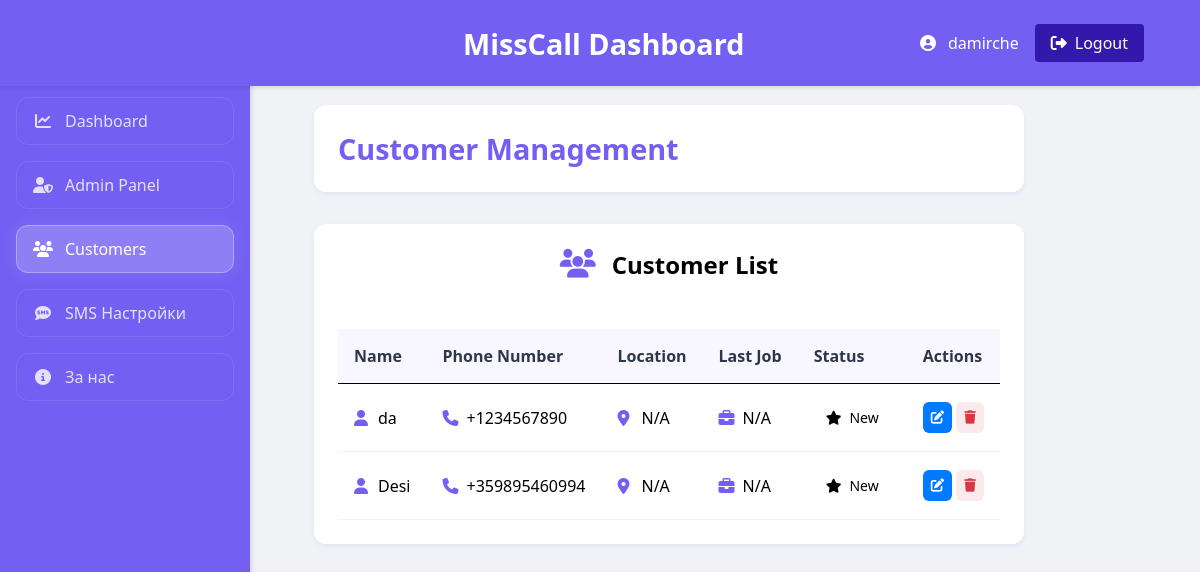
The app's page /customers (signed in) with its own data.
### app.py (models this page shows, shortened)
class User(UserMixin, db.Model):
    id = db.Column(db.Integer, primary_key=True)
    username = db.Column(db.String(50), unique=True, nullable=False)
    password = db.Column(db.String(256), nullable=False)
    phone_number = db.Column(db.String(15), nullable=False)
    is_admin = db.Column(db.Boolean, default=False)
    missed_calls = db.relationship('MissedCall', backref='user', lazy=True)
    sms_enabled = db.Column(db.Boolean, default=True)
    sms_template = db.Column(db.Text, default='Здравейте, пропуснах обаждането ви. Ще се свържа с вас при първа възможност.')
    working_hours_start = db.Column(db.String(5), default='09:00')
    working_hours_end = db.Column(db.String(5), default='18:00')
    working_days = db.Column(db.String(100), default='Monday,Tuesday,Wednesday,Thursday,Friday')
    off_hours_message = db.Column(db.Text, default='Здравейте, в момента сме извън работно време. Ще се свържем с вас през работния ден.')
    vacation_mode = db.Column(db.Boolean, default=False)
    vacation_message = db.Column(db.Text, default='Здравейте, в момента съм в отпуск. Ще се свържа с вас след завръщането си.')
    last_login = db.Column(db.DateTime)
    is_online = db.Column(db.Boolean, default=False)
    last_seen = db.Column(db.DateTime(timezone=True))

class Customer(db.Model):
    id = db.Column(db.Integer, primary_key=True)
    user_id = db.Column(db.Integer, db.ForeignKey('user.id'), nullable=False)
    phone_number = db.Column(db.String(15), nullable=False)
    name = db.Column(db.String(100))
    location = db.Column(db.String(200))
    last_job = db.Column(db.String(500))
    status = db.Column(db.String(50))
    notes = db.Column(db.Text)
    created_at = db.Column(db.DateTime(timezone=True), default=lambda: datetime.now(UTC))
    last_updated = db.Column(db.DateTime(timezone=True),
                           default=lambda: datetime.now(UTC),
                           onupdate=lambda: datetime.now(UTC))

### app.py (the view)
@app.route('/customers')
@login_required
def customers():
    print("Accessing customers route")  # Debug print
    try:
        customers = Customer.query.filter_by(user_id=current_user.id).order_by(Customer.last_updated.desc()).all()
        print(f"Found {len(customers)} customers")  # Debug print
        return render_template('customerinfo.html', customers=customers)
    except Exception as e:
        print(f"Error in customers route: {str(e)}")
        return str(e), 500

### app.py (called while the page is built)
@login_manager.user_loader
def load_user(user_id):
    return db.session.get(User, int(user_id))

@app.before_request
def before_request():
    if current_user.is_authenticated:
        try:
            current_time = datetime.now(UTC)
            if current_user.last_seen is None:
                current_user.last_seen = current_time
                db.session.commit()
                return
            if current_user.last_seen.tzinfo is None:
                current_user.last_seen = pytz.UTC.localize(current_user.last_seen)
            time_difference = (current_time - current_user.last_seen).total_seconds()
            current_user.last_seen = current_time
            db.session.commit()
            if time_difference > 300:
                logout_user()
                return redirect(url_for('login'))
        except Exception as e:
            app.logger.error(f"Error in before_request: {str(e)}")
            pass

### templates/customerinfo.html (shortened to what this page needs)
{% extends "base.html" %}
{% block content %}
<div class="admin-container">
    <div class="dashboard-header">
        <h1>Customer Management</h1>
    </div>
    <div class="admin-section">
        <div class="section-header">
            <h2><i class="fas fa-users"></i> Customer List</h2>
        </div>
        <div class="table-container">
            <table class="admin-table">
                <thead>
                    <tr>
                        <th>Name</th>
                        <th>Phone Number</th>
                        <th>Location</th>
                        <th>Last Job</th>
                        <th>Status</th>
                        <th>Actions</th>
                    </tr>
                </thead>
                <tbody>
                    {% for customer in customers %}
                    <tr data-customer-id="{{ customer.id }}">
                        <td>
                            <div class="cell-with-icon">
                                <i class="fas fa-user"></i>
                                {{ customer.name or 'N/A' }}
                            </div>
                        </td>
                        <td>
                            <div class="cell-with-icon">
                                <i class="fas fa-phone"></i>
                                {{ customer.phone_number }}
                            </div>
                        </td>
                        <td>
                            <div class="cell-with-icon">
                                <i class="fas fa-map-marker-alt"></i>
                                {{ customer.location or 'N/A' }}
                            </div>
                        </td>
                        <td>
                            <div class="cell-with-icon">
                                <i class="fas fa-briefcase"></i>
                                {{ customer.last_job or 'N/A' }}
                            </div>
                        </td>
                        <td>
                            <span class="status-badge {{ customer.status.lower() }}">
                                <i class="fas {% if customer.status == 'New' %}fa-star
                                           {% elif customer.status == 'Regular' %}fa-user-check
                                           {% else %}fa-crown{% endif %}"></i>
                                {{ customer.status }}
                            </span>
                        </td>
                        <td class="actions-cell">
                            <button onclick="editCustomer('{{ customer.id }}')"
                                    class="action-btn"
                                    title="Edit Customer">
                                <i class="fas fa-edit"></i>
                            </button>
                            <button onclick="deleteCustomer('{{ customer.id }}')"
                                    class="action-btn danger"
                                    title="Delete Customer">
                                <i class="fas fa-trash"></i>
                            </button>
                        </td>
                    </tr>
                    {% endfor %}
                </tbody>
            </table>
        </div>
    </div>
</div>
{% endblock %}

### templates/base.html (shortened to what this page needs)
<!DOCTYPE html>
<html lang="en">
<head>
    <link rel="stylesheet" href="https://cdnjs.cloudflare.com/ajax/libs/font-awesome/6.4.0/css/all.min.css">
    <link rel="stylesheet" href="{{ url_for('static', filename='css/style.css') }}">
</head>
<body class="{% if current_user.is_authenticated %}authenticated{% endif %}">
    {% if current_user.is_authenticated %}
    <div class="sidebar">
        <div class="sidebar-content">
            <a href="{{ url_for('dashboard') }}" class="sidebar-item {% if request.endpoint == 'dashboard' %}active{% endif %}">
                <i class="fas fa-chart-line"></i>
                Dashboard
            </a>
            {% if current_user.is_admin %}
            <a href="{{ url_for('admin_dashboard') }}" class="sidebar-item {% if request.endpoint == 'admin_dashboard' %}active{% endif %}">
                <i class="fas fa-user-shield"></i>
                Admin Panel
            </a>
            {% endif %}
            <a href="{{ url_for('customers') }}" class="sidebar-item {% if request.endpoint == 'customers' %}active{% endif %}">
                <i class="fas fa-users"></i>
                Customers
            </a>
            <a href="{{ url_for('sms_settings') }}" class="sidebar-item {% if request.endpoint == 'sms_settings' %}active{% endif %}">
                <i class="fas fa-sms"></i>
                SMS Настройки
            </a>
            <a href="{{ url_for('about') }}" class="sidebar-item {% if request.endpoint == 'about' %}active{% endif %}">
                <i class="fas fa-info-circle"></i>
                За нас
            </a>
        </div>
    </div>
    <div class="main-content">
        <nav class="navbar">
            <div class="navbar-container">
                <div class="navbar-brand">
                    {% block header_title %}MissCall Dashboard{% endblock %}
                </div>
                <div class="user-profile">
                    <div class="user-info">
                        <i class="fas fa-user-circle"></i>
                        <span>{{ current_user.username }}</span>
                    </div>
                    <a href="{{ url_for('logout') }}" class="logout-btn">
                        <i class="fas fa-sign-out-alt"></i> Logout
                    </a>
                </div>
            </div>
        </nav>
        {% block content %}{% endblock %}
    </div>
    {% else %}
    {% block auth_content %}{% endblock %}
    {% endif %}
</body>
</html>

### records on screen
User: username "damirche"
Customer: name "da", phone_number "+1234567890", location "N/A", last_job "N/A", status "New"
Customer: name "Desi", phone_number "+359895460994", location "N/A", last_job "N/A", status "New"
